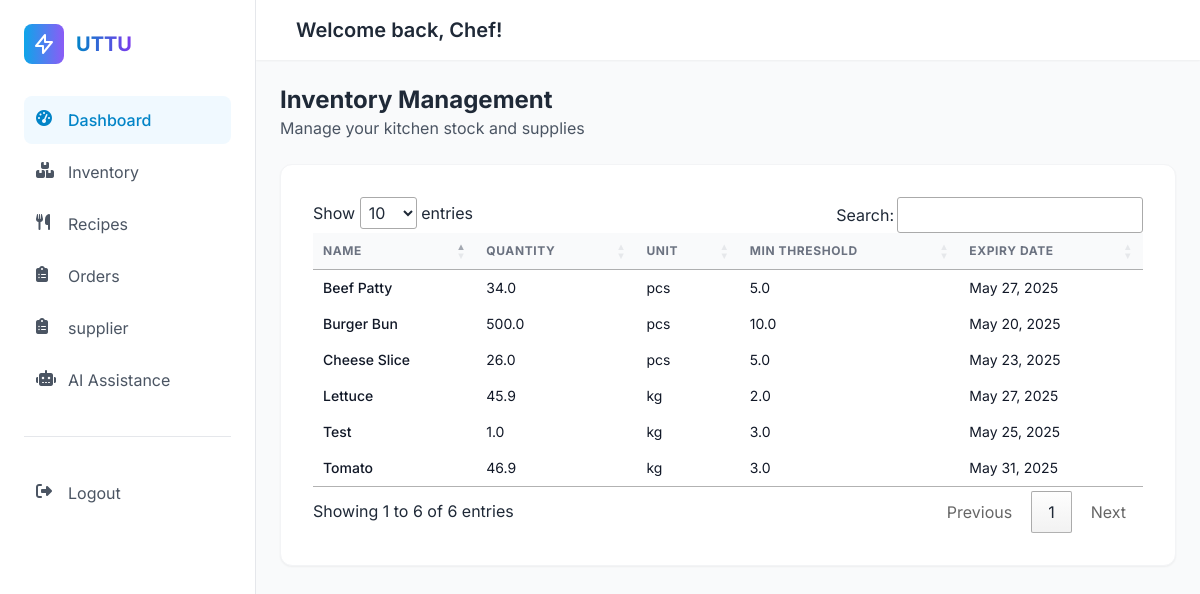
The app's page /inventory/, older data.
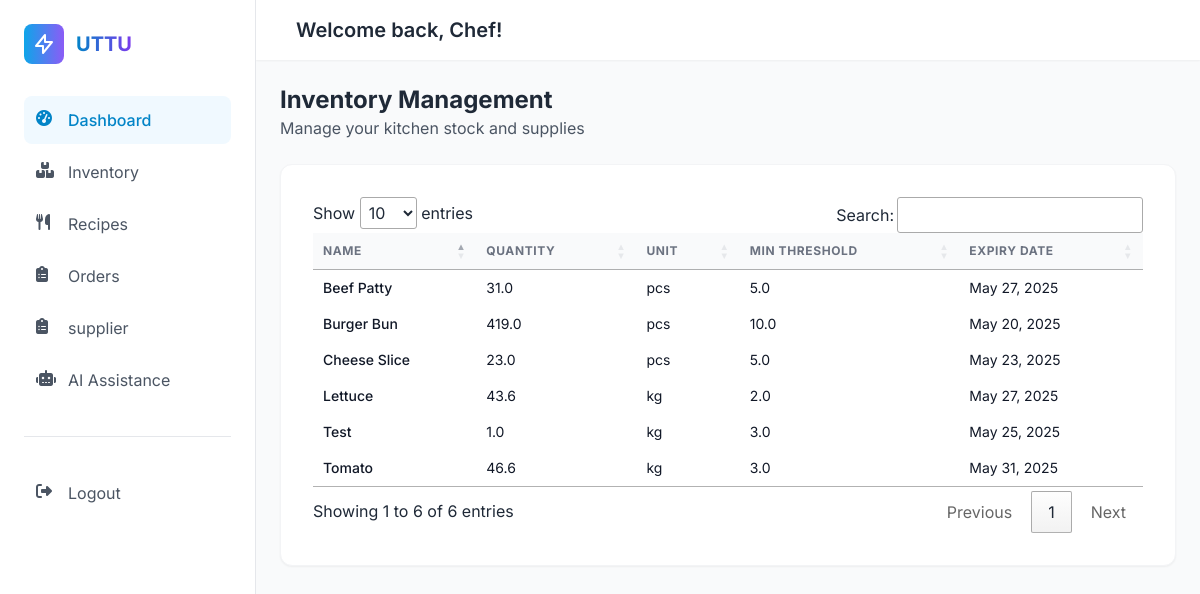
The same page, newer data.
### app/models.py (models this page shows, shortened)
class Inventory(models.Model):
    name = models.CharField(max_length=100)
    quantity = models.FloatField()
    unit = models.CharField(max_length=20, default='kg')
    min_threshold = models.FloatField()
    expiry_date = models.DateField(null=True, blank=True)

### app/views.py (the view)
# urls.py: path('inventory/', views.inventory, name='inventory'),
def inventory(request):
    inventory_items = Inventory.objects.all()
    context = {
        'inventory_items': inventory_items,
        'today': date.today()
    }
    return render(request, 'inventory.html', context)

### templates/Inventory.html (shortened to what this page needs)
{% extends "base.html" %}
{% block content %}
<section id="inventory-section" class="section p-6">
    <div class="flex flex-col md:flex-row justify-between items-start md:items-center mb-6 gap-4">
        <div>
            <h2 class="text-2xl font-bold text-gray-800">Inventory Management</h2>
            <p class="text-gray-600">Manage your kitchen stock and supplies</p>
        </div>
    </div>
    <div class="bg-white rounded-xl shadow-sm border border-gray-100 overflow-hidden">
        <div class="overflow-x-auto p-8">
            <table class="min-w-full divide-y divide-gray-200" id="myTable">
                <thead class="bg-gray-50">
                    <tr>
                        <th class="px-6 py-3 text-left text-xs font-medium text-gray-500 uppercase tracking-wider">Name</th>
                        <th class="px-6 py-3 text-left text-xs font-medium text-gray-500 uppercase tracking-wider">Quantity</th>
                        <th class="px-6 py-3 text-left text-xs font-medium text-gray-500 uppercase tracking-wider">Unit</th>
                        <th class="px-6 py-3 text-left text-xs font-medium text-gray-500 uppercase tracking-wider">Min Threshold</th>
                        <th class="px-6 py-3 text-left text-xs font-medium text-gray-500 uppercase tracking-wider">Expiry Date</th>
                    </tr>
                </thead>
                <tbody id="inventory-table" class="bg-white divide-y divide-gray-200">
                    {% for item in inventory_items %}
                        <tr>
                            <td class="px-6 py-4 whitespace-nowrap">
                                <div class="flex items-center">
                                    <div class="text-sm font-medium text-gray-900">
                                        {{ item.name }}
                                    </div>
                                </div>
                            </td>
                            <td class="px-6 py-4 whitespace-nowrap">
                                <div class="text-sm text-gray-900">
                                    {{ item.quantity }}
                                </div>
                            </td>
                            <td class="px-6 py-4 whitespace-nowrap">
                                <div class="text-sm text-gray-900">
                                    {{ item.unit }}
                                </div>
                            </td>
                            <td class="px-6 py-4 whitespace-nowrap">
                                <div class="text-sm text-gray-900">
                                    {{ item.min_threshold }}
                                </div>
                            </td>
                            <td class="px-6 py-4 whitespace-nowrap">
                                <div class="text-sm {% if item.expiry_date < today %}text-red-600 font-semibold{% else %}text-gray-900{% endif %}">
                                    {{ item.expiry_date }}
                                </div>
                            </td>
                        </tr>
                    {% endfor %}
                </tbody>
            </table>
        </div>
    </div>
</section>
{% endblock content %}

Row changes from the older to the newer data that the page shows:
changed Inventory "Lettuce": quantity "45.9" → "43.6"
changed Inventory "Tomato": quantity "46.9" → "46.6"
changed Inventory "Burger Bun": quantity "500.0" → "419.0"
changed Inventory "Beef Patty": quantity "34.0" → "31.0"
changed Inventory "Cheese Slice": quantity "26.0" → "23.0"
